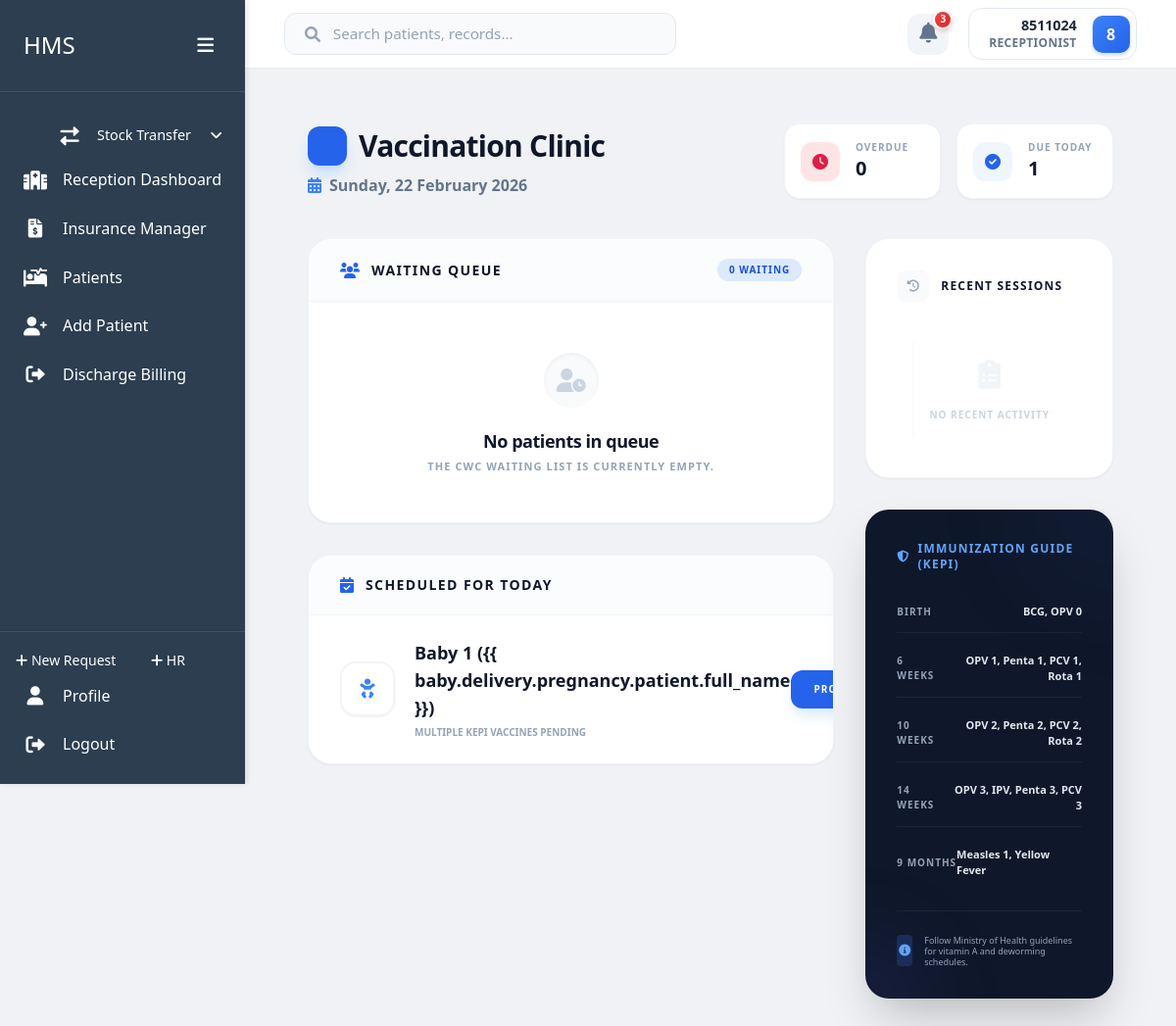
Page /maternity/vaccination/ (signed in) on the earlier database version.
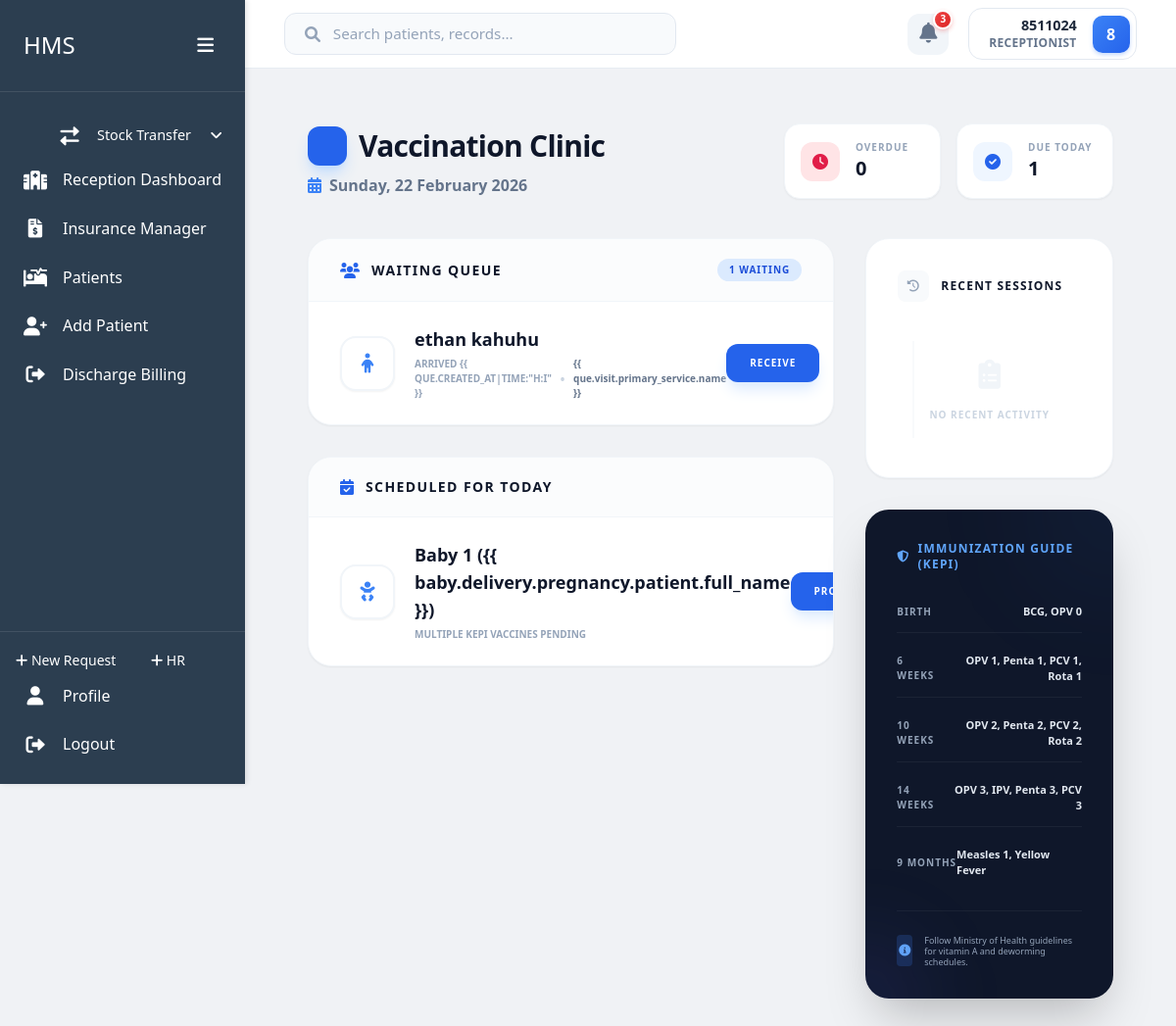
Same page on the later database version.
### maternity/models.py (models this page shows, shortened)
class Newborn(models.Model):
    GENDER_CHOICES = [
        ('M', 'Male'),
        ('F', 'Female'),
        ('A', 'Ambiguous'),
    ]
    delivery = models.ForeignKey(LaborDelivery, on_delete=models.CASCADE, related_name='newborns')
    patient_profile = models.OneToOneField('home.Patient', on_delete=models.SET_NULL, null=True, blank=True, related_name='newborn_clinical_record')
    baby_number = models.PositiveIntegerField(default=1, help_text="For multiple births")
    gender = models.CharField(max_length=1, choices=GENDER_CHOICES)
    birth_datetime = models.DateTimeField()
    birth_weight = models.DecimalField(max_digits=5, decimal_places=3, help_text="kg")
    birth_length = models.DecimalField(max_digits=4, decimal_places=1, help_text="cm", null=True, blank=True)
    head_circumference = models.DecimalField(max_digits=4, decimal_places=1, help_text="cm", null=True, blank=True)
    apgar_1min = models.PositiveIntegerField()
    apgar_5min = models.PositiveIntegerField()
    apgar_10min = models.PositiveIntegerField(null=True, blank=True)
    resuscitation_required = models.BooleanField(default=False)
    resuscitation_details = models.TextField(blank=True, null=True)
    congenital_abnormalities = models.TextField(blank=True, null=True)
    status = models.CharField(max_length=20, choices=[
        ('Alive', 'Alive and Well'),
        ('NICU', 'Admitted to NICU'),
        ('Stillborn', 'Stillborn'),
        ('Neonatal Death', 'Neonatal Death'),
    ], default='Alive')
    breastfeeding_initiated = models.BooleanField(default=False)
    bcg_given = models.BooleanField(default=False)
    opv_0_given = models.BooleanField(default=False, verbose_name="OPV 0 Given")
    notes = models.TextField(blank=True, null=True)
    created_at = models.DateTimeField(auto_now_add=True)
    created_by = models.ForeignKey(settings.AUTH_USER_MODEL, on_delete=models.SET_NULL, null=True)
    class Meta:
        ordering = ['baby_number']

### home/models.py (models this page shows, shortened)
class PatientQue(models.Model):
    STATUS_CHOICES = [
        ('PENDING', 'Pending'),
        ('COMPLETED', 'Completed'),
        ('CANCELLED', 'Cancelled'),
    ]
    TYPE_CHOICES = [
        ('INITIAL', 'New Visit'),
        ('REVIEW', 'Results Review'),
    ]
    visit = models.ForeignKey(Visit, on_delete=models.CASCADE, related_name='patient_queue')
    qued_from = models.ForeignKey(Departments, on_delete=models.SET_NULL, null=True, related_name='patient_from_queue')
    sent_to = models.ForeignKey(Departments, on_delete=models.SET_NULL, null=True, related_name='patient_queue')
    status = models.CharField(max_length=20, choices=STATUS_CHOICES, default='PENDING')
    queue_type = models.CharField(max_length=20, choices=TYPE_CHOICES, default='INITIAL')
    created_at = models.DateTimeField(auto_now_add=True)
    updated_at = models.DateTimeField(auto_now=True)
    created_by = models.ForeignKey('users.User', on_delete=models.SET_NULL, null=True, related_name='patient_queue_created')
    updated_by = models.ForeignKey('users.User', on_delete=models.SET_NULL, null=True, related_name='patient_queue_updated')

class Visit(models.Model):
    patient = models.ForeignKey(Patient, on_delete=models.CASCADE, related_name='visits')
    visit_date = models.DateTimeField(auto_now_add=True)
    visit_type = models.CharField(max_length=20, choices=[('IN-PATIENT', 'In-Patient'), ('OUT-PATIENT', 'Out-Patient')])
    visit_mode = models.CharField(max_length=20, choices=[('Appointment', 'Appointment'), ('Walk In', 'Walk In')])
    is_active = models.BooleanField(default=True)

class Patient(models.Model):
    GENDER_CHOICES = [
        ('M', 'Male'),
        ('F', 'Female'),
        ('O', 'Other'),
        ('N', 'Prefer not to say')
    ]
    first_name = models.CharField(max_length=100)
    last_name = models.CharField(max_length=100)
    id_number = models.CharField(max_length=20, unique=True, null=True, blank=True)
    date_of_birth = models.DateField()
    age = models.PositiveIntegerField(editable=False)  # Will be calculated automatically
    phone = models.CharField(max_length=15)
    location = models.CharField(max_length=200)
    gender = models.CharField(max_length=1, choices=GENDER_CHOICES)
    created_at = models.DateTimeField(auto_now_add=True)
    updated_at = models.DateTimeField(auto_now=True)
    created_by = models.ForeignKey('users.User', on_delete=models.SET_NULL, null=True, related_name='patients_created')
    @property
    def full_name(self):
        return f"{self.first_name} {self.last_name}"

### maternity/views.py (the view)
# urls.py: path('vaccination/', views.vaccination_dashboard, name='vaccination_dashboard'),
@login_required
def vaccination_dashboard(request):
    today = timezone.now().date()
    recent_newborns = Newborn.objects.select_related('delivery__pregnancy__patient').filter(
        birth_datetime__gte=timezone.now() - timedelta(days=450)
    )
    overdue = []
    due_today = []
    for baby in recent_newborns:
        if not baby.bcg_given or not baby.opv_0_given:
            age_days = (timezone.now() - baby.birth_datetime).days
            if age_days > 7:
                overdue.append(baby)
            else:
                due_today.append(baby)
        pending = baby.vaccinations.filter(next_dose_due__isnull=False).order_by('next_dose_due')
        for record in pending:
            if record.next_dose_due < today:
                if baby not in overdue: overdue.append(baby)
            elif record.next_dose_due == today:
                if baby not in due_today and baby not in overdue: due_today.append(baby)
    recent_records = ImmunizationRecord.objects.select_related('newborn__delivery__pregnancy__patient', 'vaccine').order_by('-date_administered')[:10]
    cwc_queue = PatientQue.objects.filter(
        sent_to__name='CWC',
        visit__visit_date__date=today,
        status='PENDING'
    ).select_related('visit__patient').order_by('created_at')
    processed_queue = []
    for que in cwc_queue:
        patient = que.visit.patient
        linked_pregnancy = None
        if hasattr(patient, 'newborn_clinical_record'):
            linked_pregnancy = patient.newborn_clinical_record.delivery.pregnancy
        else:
            linked_pregnancy = Pregnancy.objects.filter(patient=patient).order_by('-created_at').first()
        if linked_pregnancy:
            que.linked_pregnancy = linked_pregnancy
            processed_queue.append(que)
        else:
            processed_queue.append(que)
    context = {
        'overdue': overdue,
        'due_today': due_today,
        'recent_records': recent_records,
        'today': today,
        'cwc_queue': processed_queue,
    }
    return render(request, 'maternity/vaccination_dashboard.html', context)

### users/models.py (called while the page is built)
    @property
    def username(self):
        return f"{self.first_name} {self.last_name}".strip() if self.first_name or self.last_name else self.id_number

    def get_full_name(self):
        return self.username

### maternity/templates/maternity/vaccination_dashboard.html (shortened to what the changed rows need)
{% extends 'users/dashboard_base.html' %}
{% load static %}
{% block content %}
    <div class="px-8 py-6">
        <div class="flex flex-col md:flex-row justify-between items-start md:items-center gap-6 mb-10">
            <div>
                <h1 class="text-3xl font-black text-slate-900 tracking-tight flex items-center gap-3">
                    <span class="w-10 h-10 rounded-xl bg-blue-600 flex items-center justify-center text-white text-lg shadow-lg shadow-blue-200">
                    </span>
                    Vaccination Clinic
                </h1>
            </div>
        </div>
        <div class="grid grid-cols-1 lg:grid-cols-3 gap-8">
            <div class="lg:col-span-2 space-y-8">
                <div class="bg-white rounded-3xl shadow-sm border border-slate-100 overflow-hidden">
                    <div class="px-8 py-5 bg-slate-50/50 border-b border-slate-100 flex items-center justify-between">
                        <div class="flex items-center gap-3">
                            <i class="fas fa-users text-blue-600"></i>
                            <h2 class="text-sm font-black text-slate-900 uppercase tracking-widest">Waiting Queue</h2>
                        </div>
                        <span class="px-3 py-1 bg-blue-100 text-blue-700 text-[10px] font-black rounded-full uppercase tracking-widest">{{ cwc_queue|length }} Waiting</span>
                    </div>
                    {% if cwc_queue %}
                        <div class="divide-y divide-slate-50">
                            {% for que in cwc_queue %}
                                <div class="px-8 py-6 flex items-center justify-between hover:bg-slate-50/50 transition-colors">
                                    <div class="flex items-center gap-5">
                                        <div class="w-14 h-14 rounded-2xl bg-white border-2 border-slate-100 flex items-center justify-center text-blue-500 shadow-sm shrink-0">
                                            <i class="fas fa-child text-xl"></i>
                                        </div>
                                        <div>
                                            <div class="text-lg font-black text-slate-900">{{ que.visit.patient.full_name }}</div>
                                            <div class="flex items-center gap-2 mt-1">
                                                <span class="text-[10px] font-black uppercase text-slate-400">Arrived {{
                                                que.created_at|time:"H:i" }}</span>
                                                <span class="text-slate-300">•</span>
                                                <span class="text-[10px] font-bold text-slate-500">{{ que.visit.primary_service.name
                                                }}</span>
                                            </div>
                                        </div>
                                    </div>
                                    {% if que.visit.patient %}
                                        <a href="{% url 'maternity:administer_vaccine' que.id %}" class="px-6 py-3 bg-blue-600 text-white rounded-xl text-[10px] font-black uppercase tracking-widest shadow-lg shadow-blue-100 hover:bg-blue-700 hover:-translate-y-0.5 transition-all">Receive</a>
                                    {% endif %}
                                </div>
                            {% endfor %}
                        </div>
                    {% else %}
                        <div class="p-12 flex flex-col items-center justify-center text-center">
                            <div class="w-16 h-16 rounded-full bg-slate-50 flex items-center justify-center text-slate-300 mb-4 border-4 border-white shadow-inner">
                                <i class="fas fa-user-clock text-2xl"></i>
                            </div>
                            <p class="font-black tracking-tight text-lg text-slate-900">No patients in queue</p>
                            <p class="text-[11px] font-black uppercase tracking-widest text-slate-400 mt-1">
                                The CWC waiting list
                                is currently empty.
                            </p>
                        </div>
                    {% endif %}
                </div>
                <div class="bg-white rounded-3xl shadow-sm border border-slate-100 overflow-hidden">
                    <div class="px-8 py-5 bg-slate-50/50 border-b border-slate-100 flex items-center gap-3">
                        <h2 class="text-sm font-black text-slate-900 uppercase tracking-widest">Scheduled for Today</h2>
                    </div>
                    {% if due_today %}
                        <div class="divide-y divide-slate-50">
                            {% for baby in due_today %}
                                <div class="px-8 py-6 flex items-center justify-between hover:bg-slate-50/50 transition-colors">
                                    <div class="flex items-center gap-5">
                                        <div class="w-14 h-14 rounded-2xl bg-white border-2 border-slate-100 flex items-center justify-center text-blue-500 shadow-sm shrink-0">
                                            <i class="fas fa-baby text-xl"></i>
                                        </div>
                                        <div>
                                            <div class="text-lg font-black text-slate-900">
                                                Baby {{ baby.baby_number }} ({{
                                                baby.delivery.pregnancy.patient.full_name }})
                                            </div>
                                            <div class="flex items-center gap-2 mt-1">
                                                <span class="text-[10px] font-black uppercase text-slate-400">Multiple KEPI Vaccines
                                                Pending</span>
                                            </div>
                                        </div>
                                    </div>
                                    <a href="{% url 'maternity:pregnancy_detail' baby.delivery.pregnancy.id %}" class="px-6 py-3 bg-blue-600 text-white rounded-xl text-[10px] font-black uppercase tracking-widest shadow-lg shadow-blue-100 hover:bg-blue-700 hover:-translate-y-0.5 transition-all">Process</a>
                                </div>
                            {% endfor %}
                        </div>
                    {% endif %}
                </div>
            </div>
        </div>
    </div>
{% endblock %}

Differences in the rows shown:
added PatientQue: visit.patient.full_name "ethan kahuhu", shows "RECEIVE"
Other differences:
{{ cwc_queue|length }}: "0" → "1"
text no longer shown: "No patients in queue THE CWC WAITING LIST IS CURRENTLY EMPTY."
